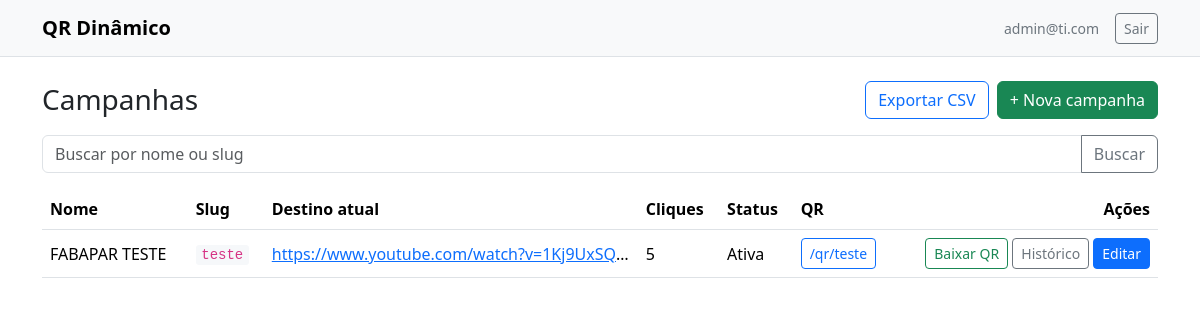
The page / (signed in) on the database its author committed.
### models.py (models this page shows, shortened)
class Base(DeclarativeBase):
    pass

class User(Base, UserMixin):
    __tablename__ = "users"
    id: Mapped[int] = mapped_column(Integer, primary_key=True)
    email: Mapped[str] = mapped_column(String(255), unique=True, nullable=False)
    password_hash: Mapped[str] = mapped_column(String(255), nullable=False)
    is_admin: Mapped[bool] = mapped_column(Boolean, default=True)  # simples por ora
    created_at: Mapped[datetime] = mapped_column(DateTime, default=datetime.utcnow)

class Campaign(Base):
    __tablename__ = "campaigns"
    id: Mapped[int] = mapped_column(Integer, primary_key=True)
    name: Mapped[str] = mapped_column(String(255), nullable=False)
    slug: Mapped[str] = mapped_column(String(100), unique=True, nullable=False)
    current_url: Mapped[str] = mapped_column(Text, nullable=False)
    clicks: Mapped[int] = mapped_column(Integer, default=0)
    active: Mapped[bool] = mapped_column(Boolean, default=True)
    created_at: Mapped[datetime] = mapped_column(DateTime, default=datetime.utcnow)
    updated_at: Mapped[datetime] = mapped_column(DateTime, default=datetime.utcnow)
    histories: Mapped[list["CampaignHistory"]] = relationship(
        "CampaignHistory", back_populates="campaign", cascade="all, delete-orphan", order_by="CampaignHistory.created_at.desc()"
    )

### app.py (the view)
    @app.get("/")
    @login_required
    def dashboard():
        require_admin()
        q = request.args.get("q", "").strip().lower()
        with Session() as s:
            stmt = select(Campaign).order_by(Campaign.updated_at.desc())
            items = s.scalars(stmt).all()
            if q:
                items = [c for c in items if q in c.name.lower() or q in c.slug.lower()]
        return render_template("dashboard.html", campaigns=items, q=q)

### templates/dashboard.html
{% extends "base.html" %}
{% block content %}
<div class="d-flex justify-content-between align-items-center mb-3 flex-wrap gap-2">
  <h3 class="m-0">Campanhas</h3>
  <div class="d-flex gap-2">
    <a class="btn btn-outline-primary" href="{{ url_for('export_csv') }}">Exportar CSV</a>
    <a class="btn btn-success" href="{{ url_for('campaign_new') }}">+ Nova campanha</a>
  </div>
</div>
<form class="mb-3" method="get">
  <div class="input-group">
    <input class="form-control" type="search" name="q" value="{{ q }}" placeholder="Buscar por nome ou slug">
    <button class="btn btn-outline-secondary">Buscar</button>
  </div>
</form>
<div class="table-responsive">
<table class="table align-middle">
  <thead>
    <tr>
      <th>Nome</th>
      <th>Slug</th>
      <th>Destino atual</th>
      <th>Cliques</th>
      <th>Status</th>
      <th>QR</th>
      <th class="text-end">Ações</th>
    </tr>
  </thead>
  <tbody>
  {% for c in campaigns %}
    <tr>
      <td class="fw-medium">{{ c.name }}</td>
      <td><code>{{ c.slug }}</code></td>
      <td class="text-truncate" style="max-width:340px;">
        <a href="{{ c.current_url }}" target="_blank" rel="noopener">{{ c.current_url }}</a>
      </td>
      <td>{{ c.clicks }}</td>
      <td>{{ "Ativa" if c.active else "Inativa" }}</td>
      <td>
        <a class="btn btn-sm btn-outline-primary" href="/qr/{{ c.slug }}" target="_blank" rel="noopener">/qr/{{ c.slug }}</a>
      </td>
      <td class="text-end">
        <a class="btn btn-sm btn-outline-success" href="{{ url_for('campaign_qr', cid=c.id) }}">Baixar QR</a>
        <a class="btn btn-sm btn-outline-secondary" href="{{ url_for('campaign_history', cid=c.id) }}">Histórico</a>
        <a class="btn btn-sm btn-primary" href="{{ url_for('campaign_edit', cid=c.id) }}">Editar</a>
      </td>
    </tr>
  {% else %}
    <tr><td colspan="7" class="text-center text-secondary py-4">Nenhuma campanha ainda.</td></tr>
  {% endfor %}
  </tbody>
</table>
</div>
{% endblock %}

### templates/base.html (shortened to what this page needs)
<!doctype html>
<html lang="pt-br">
<head>
  <link href="https://cdn.jsdelivr.net/npm/bootstrap@5.3.3/dist/css/bootstrap.min.css" rel="stylesheet">
  <link href="{{ url_for('static', filename='style.css') }}" rel="stylesheet">
</head>
<body>
<nav class="navbar navbar-expand-lg bg-body-tertiary border-bottom">
  <div class="container">
    <a class="navbar-brand fw-bold" href="{{ url_for('dashboard') }}">QR Dinâmico</a>
    <div class="d-flex align-items-center gap-3">
      {% if current_user.is_authenticated %}
        <span class="text-secondary small">{{ current_user.email }}</span>
        <a class="btn btn-outline-secondary btn-sm" href="{{ url_for('logout') }}">Sair</a>
      {% endif %}
    </div>
  </div>
</nav>
<main class="container py-4">
  {% block content %}{% endblock %}
</main>
</body>
</html>

### static/style.css (style rules this page uses)
.table td, .table th { vertical-align: middle; }
code { background: #f6f8fa; padding: .15rem .35rem; border-radius: .2rem; }

### rows shown on the page
User: email "admin@ti.com"
Campaign: name "FABAPAR TESTE", slug "teste", current_url "https://www.youtube.com/watch?v=1Kj9UxSQ…", clicks "5", active "Ativa"
